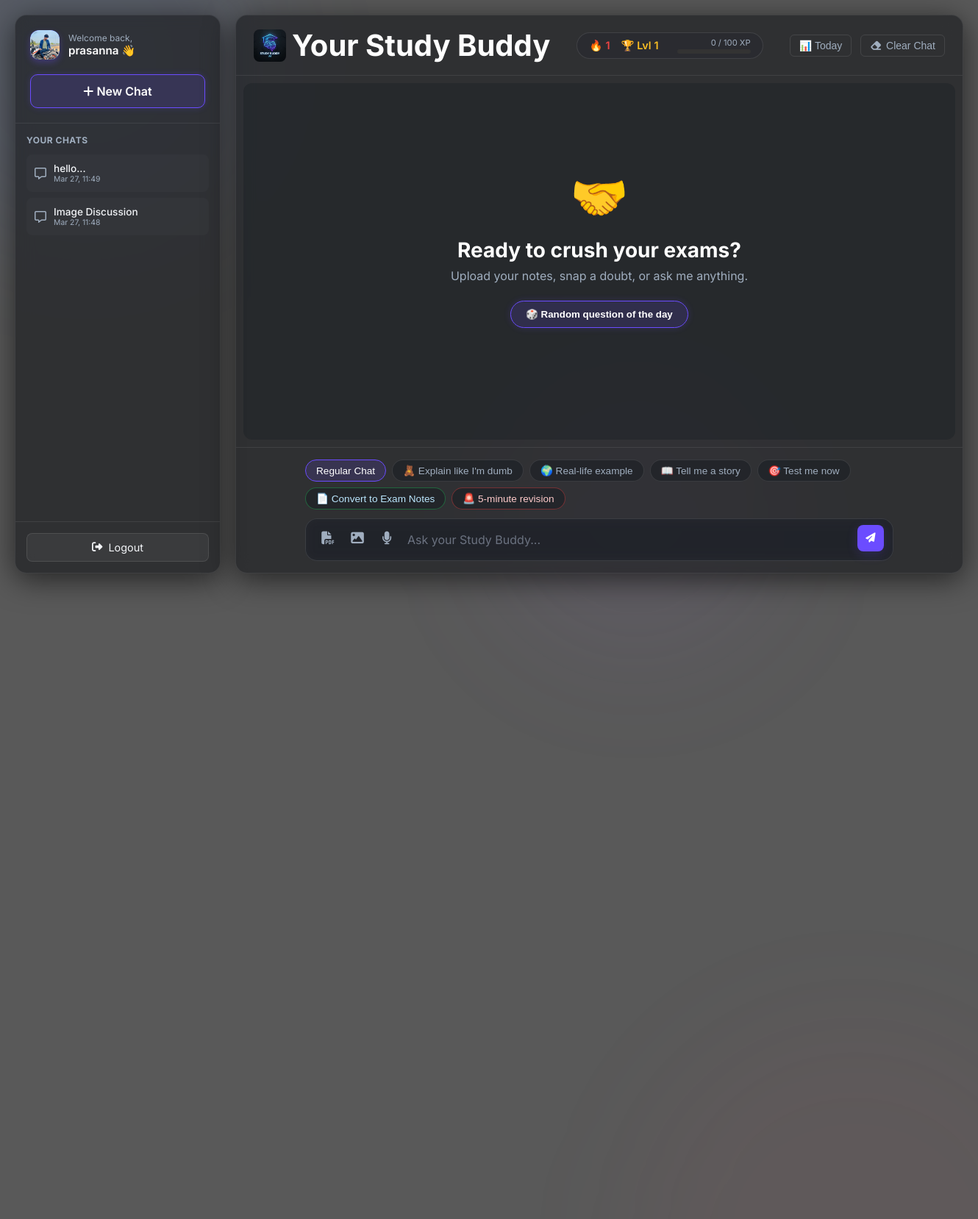
Screenshot of / (signed in) with the database file from the repository.
### app.py (models this page shows)
class Conversation(db.Model):
    id = db.Column(db.Integer, primary_key=True)
    user_id = db.Column(db.Integer, db.ForeignKey('user.id'), nullable=False)
    title = db.Column(db.String(200), default="New Chat")
    updated_at = db.Column(db.DateTime, default=datetime.utcnow)
    messages = db.relationship('Message', backref='conversation', cascade="all, delete-orphan", lazy=True)

### app.py (the view)
@app.route('/')
@app.route('/c/<int:convo_id>')
@login_required
def home(convo_id=None):
    user_id = session['user_id']
    username = session['username']
    conversations = Conversation.query.filter_by(user_id=user_id).order_by(Conversation.updated_at.desc()).all()
    active_convo = None
    chats = []
    if convo_id:
        active_convo = Conversation.query.filter_by(id=convo_id, user_id=user_id).first()
        if active_convo:
            chats = Message.query.filter_by(conversation_id=convo_id).all()
            session['current_convo_id'] = convo_id
    return render_template('base.html',
                         username=username,
                         conversations=conversations,
                         chats=chats,
                         active_convo_id=convo_id)

### app.py (called while the page is built)
def login_required(f):
    @wraps(f)
    def decorated_function(*args, **kwargs):
        if "user_id" not in session:
            return redirect(url_for('login'))
        return f(*args, **kwargs)
    return decorated_function

### templates/base.html (shortened to what this page needs)
<!DOCTYPE html>
<html lang="en">
<head>
    <link rel="stylesheet" href="https://cdnjs.cloudflare.com/ajax/libs/font-awesome/6.4.0/css/all.min.css">
    <link rel="stylesheet" href="https://cdnjs.cloudflare.com/ajax/libs/highlight.js/11.8.0/styles/atom-one-dark.min.css">
    <link rel="stylesheet" href="{{ url_for('static', filename='style.css') }}">
</head>
<body>
    <div class="orb orb-1" id="orb1"></div>
    <div class="orb orb-2" id="orb2"></div>
    <div class="orb orb-3" id="orb3"></div>
<div class="layout-container">
    <aside class="sidebar">
        <div class="sidebar-header">
            <div class="user-profile">
                <div class="user-avatar" id="user-avatar-btn" title="Change Profile Picture" onclick="document.getElementById('profile-upload').click()">
                   {% if session.get('avatar') %}
                       <img src="{{ url_for('static', filename='uploads/avatars/' + session.get('avatar')) }}" style="width:100%; height:100%; object-fit:cover; border-radius:12px; position: absolute; z-index: 1;">
                   {% else %}
                       <span style="position: absolute; z-index: 1;">{{ username[0].upper() if username else 'U' }}</span>
                   {% endif %}
                </div>
                <div class="user-details">
                    <span class="welcome-text">Welcome back,</span>
                    <span class="user-name">{{ username }} 👋</span>
                </div>
            </div>
            <a href="{{ url_for('new_chat') }}" class="btn-new-chat">
                <i class="fa-solid fa-plus"></i> New Chat
            </a>
        </div>
        <div class="sidebar-content">
            <h3 class="history-title">Your Chats</h3>
            <div class="conversation-list">
                {% for convo in conversations %}
                    <div class="convo-item {% if active_convo_id == convo.id %}active{% endif %}" data-id="{{ convo.id }}">
                        <a href="{{ url_for('home', convo_id=convo.id) }}" class="convo-link">
                            <i class="fa-regular fa-message"></i>
                            <div class="convo-text">
                                <span class="convo-title">{{ convo.title }}</span>
                                <span class="convo-time">{{ convo.updated_at.strftime('%b %d, %H:%M') }}</span>
                            </div>
                        </a>
                    </div>
                {% else %}
                    <div class="empty-history">
                        No recent chats. Start a new topic!
                    </div>
                {% endfor %}
            </div>
        </div>
        <div class="sidebar-footer">
            <a href="{{ url_for('logout') }}" class="btn-logout">
                <i class="fa-solid fa-right-from-bracket"></i> Logout
            </a>
        </div>
    </aside>
    <div class="app-container">
        <header class="app-header">
            <div class="header-left">
                <div class="logo-container">
                    <img src="{{ url_for('static', filename='logo.png') }}" alt="Study Buddy AI Logo" style="height: 44px; width: 44px; border-radius: 8px; object-fit: cover;">
                    <h1>Your Study Buddy</h1>
                </div>
            </div>
            <div class="header-stats">
                <div class="stat-badge streak-badge" title="Daily Streak">
                    🔥 <span id="streak-counter">0</span>
                </div>
                <div class="stat-badge level-badge" title="Current Level">
                    🏆 Lvl <span id="level-counter">1</span>
                </div>
                <div class="xp-container" title="Experience Points">
                    <div class="xp-text"><span id="xp-current">0</span> / <span id="xp-next">100</span> XP</div>
                    <div class="xp-bar-bg">
                    </div>
                </div>
            </div>
            <div class="header-right">
                <div class="progress-dropdown-container">
                    <button class="btn-progress" title="Today's Progress">
                        📊 Today
                    </button>
                </div>
                <button class="btn-clear" onclick="clearChat()" title="Start Fresh">
                    <i class="fa-solid fa-eraser"></i> Clear Chat
                </button>
            </div>
        </header>
        <main class="chat-container">
            <div class="chat-box" id="chat-box">
                {% if not chats %}
                <div class="welcome-screen" id="welcome-screen">
                    <div class="welcome-avatar">🤝</div>
                    <h2>Ready to crush your exams?</h2>
                    <p>Upload your notes, snap a doubt, or ask me anything.</p>
                    <button class="btn-surprise" onclick="triggerRandomQuestion()">
                        🎲 Random question of the day
                    </button>
                </div>
                {% endif %}
            </div>
        </main>
        <footer class="input-container">
            <div class="mode-selector">
                <div class="mode-pills">
                    <button class="mode-pill active" data-mode="normal" onclick="setMode('normal')">Regular Chat</button>
                    <button class="mode-pill glow-hover" data-mode="eli5" onclick="setMode('eli5')">🧸 Explain like I'm dumb</button>
                    <button class="mode-pill glow-hover" data-mode="example" onclick="setMode('example')">🌍 Real-life example</button>
                    <button class="mode-pill glow-hover" data-mode="story" onclick="setMode('story')">📖 Tell me a story</button>
                    <button class="mode-pill glow-hover" data-mode="quiz" onclick="setMode('quiz')">🎯 Test me now</button>
                    <button class="mode-pill glow-hover focus-mode" data-mode="notes" onclick="setMode('notes')">📄 Convert to Exam Notes</button>
                    <button class="mode-pill glow-hover panic-mode" data-mode="5min" onclick="setMode('5min')">🚨 5-minute revision</button>
                </div>
            </div>
            <div class="input-wrapper">
                <div class="upload-buttons">
                    <label for="pdfFile" class="btn-upload btn-tooltip-container" title="Upload PDF">
                        <i class="fa-solid fa-file-pdf"></i>
                    </label>
                    <label for="imageFile" class="btn-upload btn-tooltip-container" title="Upload Image">
                        <i class="fa-solid fa-image"></i>
                    </label>
                    <button class="btn-upload btn-tooltip-container btn-voice" id="btn-voice" onclick="toggleVoice()" title="Dictate">
                        <i class="fa-solid fa-microphone"></i>
                    </button>
                </div>
                <textarea id="prompt" placeholder="Ask your Study Buddy..." rows="1" oninput="autoResize(this)" onkeydown="checkEnter(event)"></textarea>
                <button class="btn-send glow-hover" onclick="send()" title="Send Message">
                    <i class="fa-solid fa-paper-plane"></i>
                </button>
            </div>
        </footer>
    </div>
</div>
</body>
</html>

### rows the page displays
Conversation: title "hello...", updated_at "Mar 27, 11:49"
Conversation: title "Image Discussion", updated_at "Mar 27, 11:48"

### other values shown
{{ username }} "prasanna"
